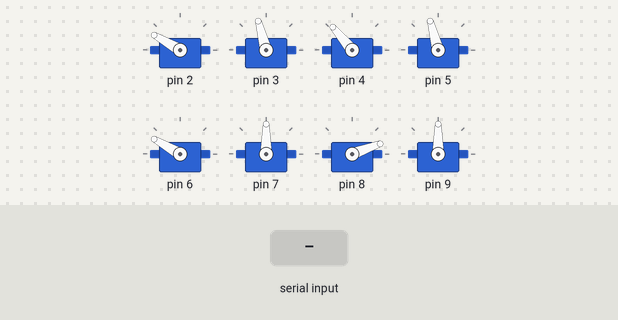
Bench run of a sketch on a simulated Arduino Uno, built with avr-gcc and run on an emulated ATmega328P. Parts: 8 × servo. The inputs (shaded band) are chosen by the test bench.

Above: at 1.25 s.
1.3 s: "0\n" received over Serial
At 1.9 s:
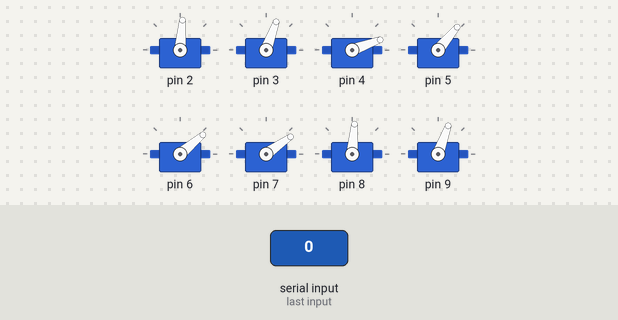
4.3 s: "1\n" received over Serial
At 4.9 s:
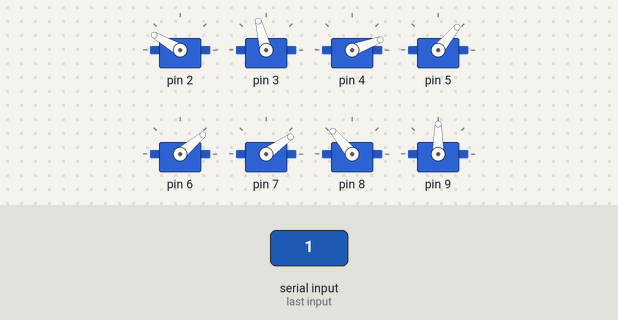
7.3 s: "90,45\n" received over Serial
At 7.7 s:
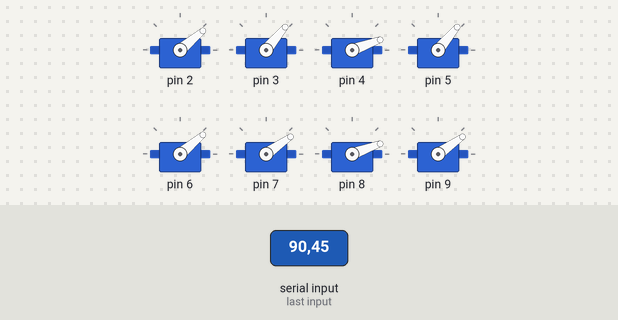
10.3 s: "2\n" received over Serial
13.3 s: "3\n" received over Serial
16.3 s: "4\n" received over Serial
At 18.7 s:
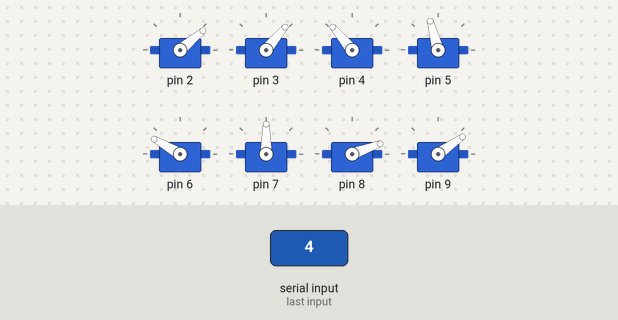
Timing chart, 0 to 20.3 s (numbered marks = the images above; inputs shaded):
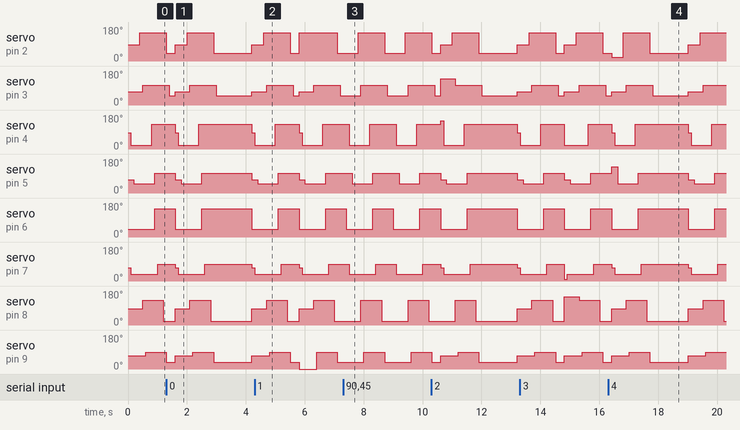

The sketch:

walk.ino
```cpp
#include <Servo.h>

Servo servo[10];

void setup() {
  // put your setup code here, to run once:

  //set up servos
  for (int i = 2; i <= 9; i ++) {
    servo[i].attach(i);

  }

  Serial.begin(9600);


  //set all servos to middle position (stand up)
  reset();
  //  delay(2000);
  //  tiltbr(65);
  //  delay(4000);
  //  tiltbl(65);
  //  delay(4000);
  //  tiltfl(65);
  //  delay(4000);
  //  tiltfr(65);

  //  servo[6].write(35);
  //  servo[2].write(135);
  //  servo[9].write(0);
  //  delay(500);
  //  servo[9].write(70);
  //  delay(200);
  //  servo[6].write(85);
  //  servo[2].write(85);

  //  for (int i = 2; i <= 9; i += 2) {
  //    //knees
  //    servo[i].write(30);
  //    delay(500);
  //    //ankles
  //    servo[i + 1].write(30);
  //    delay(500);
  //
  //  }


}

void loop() {
  // put your main code here, to run repeatedly:
  if (Serial.available() > 0) {
    // read the incoming byte:
    int in = Serial.parseInt();
    if (in == 0) {
      reset();
    } else if (in == 1) {
      tiltbr(65);
    } else if (in == 2) {
      tiltbl(65);
    } else if (in == 3) {
      tiltfl(65);
    } else if (in == 4) {
      tiltfr(65);
    } else if (in == 5) {
      dropdown(0, 0);
    } else if (in == 6) {
      dropdown(1, 0);
    }  else if (in == 7) {
      dropdown(0, 1);
    } else if (in == 8) {
      dropdown(1, 1);
    } else if (in == 9) {
      rotate(1);
    } else if (in == 10) {
      rotate(0);
    } else if (in == 11) {
      while  (Serial.available() <= 0) {
        turnaround(1);
      }
    } else if (in == 12) {
      while  (Serial.available() <= 0) {
        turnaround(0);
      }
    } else if (in == 13) {
      stepforward();
    } else if (in == 14) {
      crossdropdown(1);
    } else if (in == 15) {
      crossdropdown(0);
    } else if (in == 16) {
      walk_start();
    } else if (in == 17) {
      while  (Serial.available() <= 0) {
        walk_tick_alt();
      }
    }
  }

  //    stepforward();
  //    reset();
  //    delay(200);
  walk_tick_alt();
}

void stepforward() {
  dropdown(1, 1);
  delay(200);
  servo[6].write(40);
  delay(100);
  servo[2].write(150);
  delay(100);
  servo[4].write(130);
  delay(100);
  servo[8].write(20);
  delay(200);
}

void walk_start() {
  int drag = 0;
  legf(6, drag);
  delay(100);
  legf(2, drag);
  delay(100);
  legf(4, drag);
  legb(2, drag);
  delay(100);
  legf(8, drag);
  legb(6, drag);
  delay(100);


  //  crossdropdown(1);
  //  delay(1000);
  //  servo[6].write(40);
  //  delay(1000);
  //  servo[2].write(150);
  //
  //
  //  crossdropdown(0);
  //  delay(1000);
  //  servo[4].write(130);
  //  delay(1000);
  //  servo[8].write(20);
  //  delay(1000);

}

void walk_tick() {
  int drag = 0;
  legf(6, drag);
  legb(8, drag);
  delay(1000);
  legf(2, drag);
  legb(4, drag);
  delay(1000);
  legf(4, drag);
  legb(2, drag);
  delay(1000);
  legf(8, drag);
  legb(6, drag);
  delay(1000);
}

void walk_tick_alt() {
  int drag = 100;
  legf(6, drag);
  legb(4, drag);
  delay(200);
  legf(2, drag);
  legb(8, drag);
  delay(200);
  legf(4, drag);
  legb(6, drag);
  delay(200);
  legf(8, drag);
  legb(2, drag);
  delay(200);
}

/**
   leg- which leg? (2,4,6,or 8)
   drag- delay between knee mvmt and ankle mvmt
*/
void legf(int leg, int drag) {
  switch (leg) {
    case 2:
      servo[2].write(150);
      delay(drag);
      servo[3].write(140 - 35);
      break;
    case 4:
      servo[4].write(130);
      delay(drag);
      servo[5].write(140 - 35);
      break;
    case 6:
      servo[6].write(40);
      delay(drag);
      servo[7].write(0 + 35);
      break;
    case 8:
      servo[8].write(20);
      delay(drag);
      servo[9].write(0 + 35);
      break;
  }
}

/**
   leg- which leg? (2,4,6,or 8)
   drag- delay between knee mvmt and ankle mvmt
*/
void legb(int leg, int drag) {
  switch (leg) {
    case 2:
      servo[2].write(40);
      delay(drag);
      servo[3].write(0 + 50);
      break;
    case 4:
      servo[4].write(20);
      delay(drag);
      servo[5].write(0 + 50);
      break;
    case 6:
      servo[6].write(150);
      delay(drag);
      servo[7].write(140 - 50);
      break;
    case 8:
      servo[8].write(130);
      delay(drag);
      servo[9].write(140 - 50);
      break;
  }
}

void crossdropdown(bool diagonal) {
  if (diagonal) {
    servo[9].write(0 + 35);
    servo[5].write(140 - 35);
    servo[3].write(0 + 50);
    servo[7].write(140 - 50);
  } else {
    servo[7].write(0 + 35);
    servo[3].write(140 - 35);
    servo[5].write(0 + 50);
    servo[9].write(140 - 50);
  }
}

void turnaround(bool clockwise) {
  dropdown(1, 1);
  delay(200);
  rotate(clockwise);
  for (int i = 2; i <= 9; i += 2) {
    //knees
    servo[i].write(85);

  }
  delay(100);

}

void reset() {
  for (int i = 2; i <= 9; i += 2) {
    //knees
    servo[i].write(85);
    //ankles
    servo[i + 1].write(70);
  }
}

void rotate (bool clockwise) {
  //reset();
  if (clockwise) {
    servo[8].write(150);
    delay(100);
    servo[6].write(150);
    delay(100);
    servo[4].write(150);
    delay(100);
    servo[2].write(150);
    delay(200);

  } else {
    servo[8].write(20);  delay(100);
    servo[6].write(20);  delay(100);
    servo[4].write(20);  delay(100);
    servo[2].write(20);  delay(200);
  }
}

/*
   tilt legs forward or backward
*/
void dropdown(bool forward, bool halfway) {
  reset();
  if (forward) {
    servo[9].write(0 + halfway * 35);
    servo[7].write(0 + halfway * 35);
    servo[5].write(140 - halfway * 35);
    servo[3].write(140 - halfway * 35);
  } else {
    servo[5].write(0 + halfway * 35);
    servo[3].write(0 + halfway * 35);
    servo[9].write(140 - halfway * 35);
    servo[7].write(140 - halfway * 35);
  }
}

/*
   tilt goes from 0 to 65 (65 most tilted, 0 is kinda tilted)
*/
void tiltbr( int tilt ) {
  reset();
  servo[6].write(52.5 - tilt / 2);
  servo[2].write(117.5 + tilt / 2);
  servo[9].write(65 - tilt);
}

/*
   tilt goes from 0 to 65 (65 most tilted, 0 is kinda tilted)
*/
void tiltbl( int tilt ) {
  reset();
  servo[8].write(52.5 - tilt / 2);
  servo[4].write(117.5 + tilt / 2);
  servo[3].write(75 + tilt);
}

/*
   tilt goes from 0 to 65 (65 most tilted, 0 is kinda tilted)
*/
void tiltfr( int tilt ) {
  reset();

  servo[2].write(52.5 - tilt / 2);
  servo[6].write(117.5 + tilt / 2);
  servo[5].write(75 + tilt);
}

/*
   tilt goes from 0 to 65 (65 most tilted, 0 is kinda tilted)
*/
void tiltfl( int tilt ) {
  reset();

  servo[4].write(52.5 - tilt / 2);
  servo[8].write(117.5 + tilt / 2);
  servo[7].write(75 - tilt);
}
```

Measured:
- after the input at 16.3 s, servo on pin 6: alternates 150° for 1.7 s and 40° for 0.90 s, starting after 0.12 s
